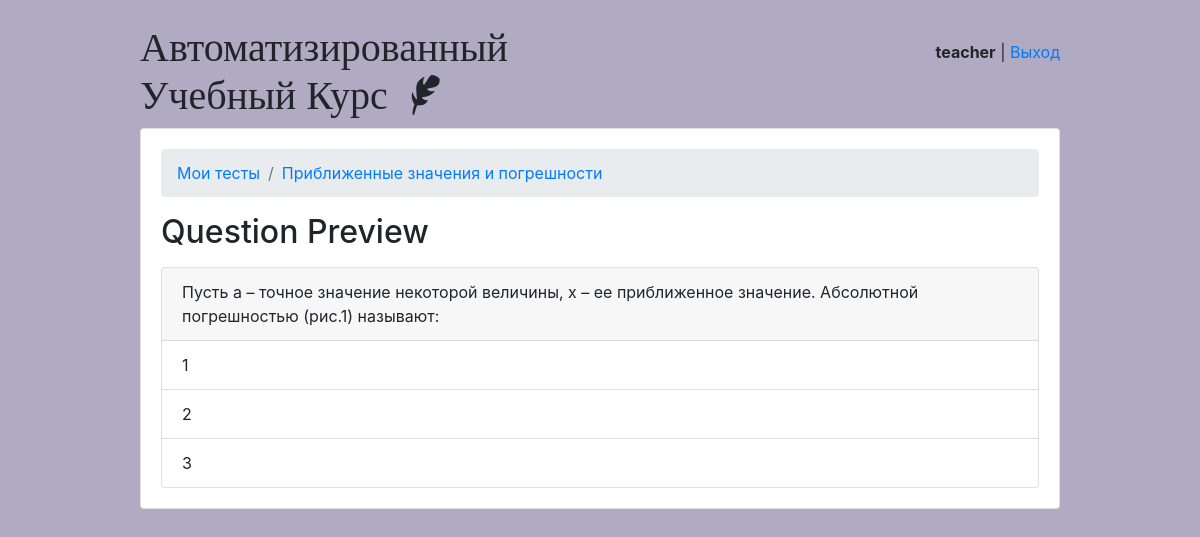
/teachers/quiz/39/question/90/preview/ (signed in), run on the app's committed database.
### classroom/models.py (models this page shows, shortened)
class User(AbstractUser):
    is_student = models.BooleanField(default=False)
    is_teacher = models.BooleanField(default=False)

class Quiz(models.Model):
    owner = models.ForeignKey(User, on_delete=models.CASCADE, related_name='quizzes')
    name = models.CharField(max_length=255)
    subject = models.ForeignKey(Subject, on_delete=models.CASCADE, related_name='quizzes')

class Question(models.Model):
    quiz = models.ForeignKey(Quiz, on_delete=models.CASCADE, related_name='questions')
    image = models.ImageField(upload_to='images', blank=True, default="0")
    text = models.TextField('Question')
    type = models.TextField('Type')

class Answer(models.Model):
    question = models.ForeignKey(Question, on_delete=models.CASCADE, related_name='answers')
    text = models.CharField('Answer', max_length=255)
    is_correct = models.BooleanField('Correct answer', default=False)

### classroom/views/teachers.py (the view)
# urls.py: path('quiz/<int:quiz_pk>/question/<int:question_pk>/preview/', teachers.QuestionPreviewView.as_view(), name='question_preview'),
@method_decorator([login_required, teacher_required], name='dispatch')
class QuestionPreviewView(DetailView):
    model = Question
    template_name = 'classroom/teachers/question_preview.html'
    pk_url_kwarg = 'question_pk'
    def get_context_data(self, **kwargs):
        question = self.get_object()
        kwargs['quiz'] = question.quiz
        return super().get_context_data(**kwargs)
    def get_queryset(self):
        return Question.objects.filter(quiz__owner=self.request.user)

### classroom/templates/classroom/teachers/question_preview.html (shortened to what this page needs)
{% extends 'base.html' %}
{% block content %}
<nav aria-label="breadcrumb">
  <ol class="breadcrumb">
    <li class="breadcrumb-item"><a href="{% url 'teachers:quiz_change_list' %}">Мои тесты</a></li>
    <li class="breadcrumb-item"><a href="{% url 'teachers:quiz_change' quiz.pk %}">{{ quiz.name }}</a></li>
  </ol>
</nav>
<h2 class="mb-3">Question Preview</h2>
<div class="card">
  <div class="card-header">
    {{question.text}}
  </div>
  <ul class="list-group list-group-flush">
    {% for answer in question.answers.all %}
      <li class="list-group-item">{{answer.text}}</li>
    {% endfor %}
  </ul>
</div>
{% endblock %}

### templates/base.html (shortened to what this page needs)
{% load static %}
<!doctype html>
<html lang="en">
  <head>
    <link rel="stylesheet" href="{% static 'css/bootstrap.min.css' %}">
    <link rel="stylesheet" type="text/css" href="{% static 'vendor/fontello-2f186091/css/fontello.css' %}">
    <link rel="stylesheet" type="text/css" href="{% static 'css/app.css' %}">
    {% if user.is_authenticated and user.is_teacher %}
      <link rel="stylesheet" type="text/css" href="{% static 'css/teachers.css' %}">
    {% else %}
      <link rel="stylesheet" type="text/css" href="{% static 'css/students.css' %}">
    {% endif %}
  </head>
  <body>
    <div class="container my-4">
      <div class="row justify-content-center">
        <div class="col-md-10 col-sm-12">
          <div class="row">
            <div class="col-6">
              <h1 class="logo">
                <a href="{% url 'home' %}">
                  Автоматизированный Учебный Курс
                  {% if user.is_authenticated %}
                    {% if user.is_teacher %}
                      <span class="icon-feather" data-toggle="tooltip" data-placement="right" title="Профиль учителя"></span>
                    {% else %}
                      <span class="icon-graduation-cap" data-toggle="tooltip" data-placement="right" title="Профиль студента"></span>
                    {% endif %}
                  {% endif %}
                </a>
              </h1>
            </div>
            <div class="col-6 text-right">
              {% if user.is_authenticated %}
                <p class="pt-3">
                  {% if user.is_student %}
                    <strong><a href="{% url 'students:student_detail' student=user.id %}">{{ user.username }}</a> - {{user.student.score}}</strong>
                  {% else %}
                    <strong>{{ user.username }}</strong>
                  {% endif %}
                    | <a href="{% url 'logout' %}">Выход</a>
                </p>
              {% else %}
                <a href="{% url 'login' %}" class="btn btn-light" role="button">Войти</a>
                <a href="{% url 'signup' %}" class="btn btn-primary" role="button">Регистрация</a>
              {% endif %}
            </div>
          </div>
          <div class="card mb-3">
            <div class="card-body">
              {% block content %}
              {% endblock %}
            </div>
          </div>
        </div>
      </div>
    </div>
  </body>
</html>

### static/css/app.css (style rules this page uses)
.logo { font-family: 'Clicker Script', cursive; }
.logo a { color: #212529; text-decoration: none; }

### static/css/teachers.css (style rules this page uses)
body { background-color: #b0aac2; }

### data on the page
User: username "teacher"
Quiz: name "Приближенные значения и погрешности"
Question: text "Пусть a – точное значение некоторой величины, x – ее приближенное значение. Абсолютной погрешностью (рис.1) называют:"
Answer: text "1"
Answer: text "2"
Answer: text "3"
